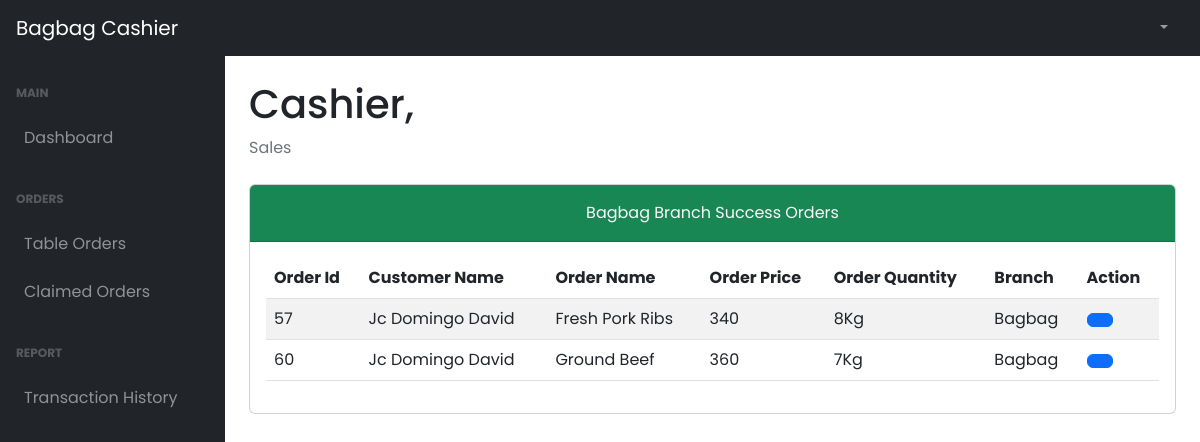
The app's page /cashier1/claimedOrders.php (signed in), older data.
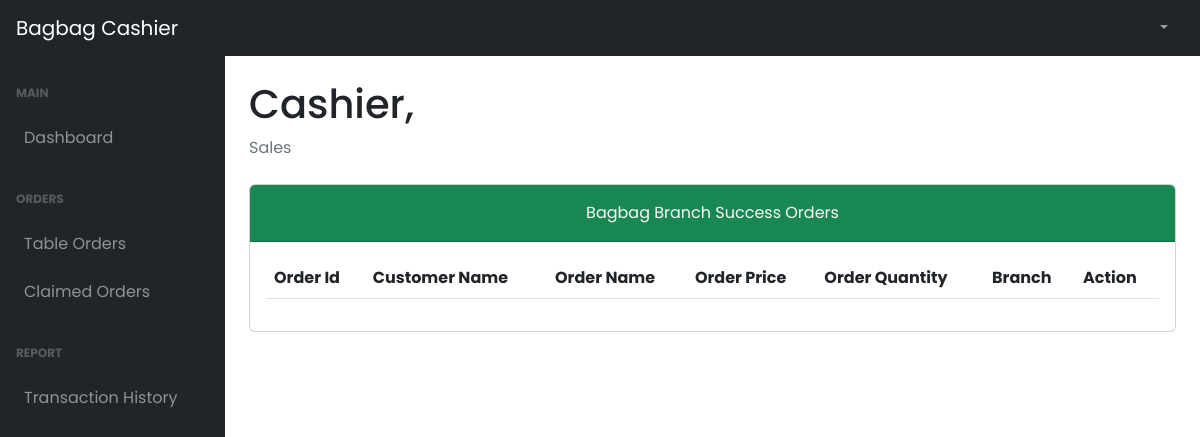
The same page, newer data.
### tables this page shows
CREATE TABLE `tbl_cart` (
  `item_id` int(11) NOT NULL,
  `prod_id` int(11) NOT NULL,
  `prod_qnty` float NOT NULL,
  `order_date` date DEFAULT NULL,
  `status_id` int(11) NOT NULL DEFAULT 1,
  `branch_id` int(11) NOT NULL,
  `account_id` int(11) NOT NULL
);

CREATE TABLE `tbl_products` (
  `prod_id` int(11) NOT NULL,
  `prod_name` varchar(255) NOT NULL,
  `prod_price` int(11) NOT NULL,
  `prod_type` int(11) NOT NULL,
  `prod_stocks` float NOT NULL,
  `prod_img` varchar(255) NOT NULL
);

CREATE TABLE `tbl_branch` (
  `branch_id` int(11) NOT NULL,
  `branch_name` varchar(255) NOT NULL
);

### cashier1/claimedOrders.php (the view, shortened to what this page needs)
<!DOCTYPE html>
<html lang="en">
<head>
  <link href="../plugins/dataTables.bootstrap5.min.css" rel="stylesheet" />
  <link href="../plugins/responsive.bootstrap5.min.css" rel="stylesheet" />
  <link href="../styles/bootstrap5-min.css" rel="stylesheet" />
  <link href="../styles/card-general.css" rel="stylesheet" />
</head>
<body class="sb-nav-fixed">
  <?php require_once("./navbar.php"); ?>
  <div id="layoutSidenav">
    <?php require_once("./sidebar.php"); ?>
    <div id="layoutSidenav_content">
      <main>
        <div class="container-fluid px-4">
          <h1 class="mt-4" id="full_name">Cashier,</h1>
          <ol class="breadcrumb mb-4">
            <li class="breadcrumb-item active">Sales</li>
          </ol>
          <div class="card mb-5">
            <div class="card-header bg-success pt-3">
              <div class="text-center">
                <p class="card-title text-light">Bagbag Branch Success Orders</p>
              </div>
            </div>
            <div class="card-body">
              <table id="residenceAccounts" class="table table-striped nowrap" style="width:100%">
                <thead>
                  <tr>
                    <th>Order Id</th>
                    <th>Customer Name</th>
                    <th>Order Name</th>
                    <th>Order Price</th>
                    <th>Order Quantity</th>
                    <th>Branch</th>
                    <th>Action</th>
                  </tr>
                </thead>
                <tbody>
                  <?php
                  $qnty_value = "";
                  $query = "SELECT tc.item_id, tc.account_id, tc.prod_id, tc.prod_qnty,
                            tp.prod_name, tp.prod_price,
                            CONCAT(ta.first_name, ' ', ta.middle_name, ' ', ta.last_name) as full_name,
                            ta.contact, ta.address, tb.branch_name
                            FROM tbl_cart tc
                            INNER JOIN tbl_products tp ON tp.prod_id = tc.prod_id
                            INNER JOIN tbl_branch tb ON tc.branch_id = tb.branch_id
                            INNER JOIN tbl_account_details ta ON ta.account_id = tc.account_id
                            WHERE tb.branch_id = 1 AND tc.status_id = 2;";
                  $stmt = $conn->prepare($query);
                  $stmt->execute();
                  $result = $stmt->get_result();
                  while ($data = $result->fetch_assoc()) {
                      switch ($data["prod_qnty"]) {
                        case "7":
                            $qnty_value = "7Kg";
                            break;
                        case "8":
                            $qnty_value = "8Kg";
                            break;
                    }
                  ?>
                  <tr>
                    <td><?php echo htmlspecialchars($data['item_id']); ?></td>
                    <td><?php echo htmlspecialchars($data['full_name']); ?></td>
                    <td><?php echo htmlspecialchars($data['prod_name']); ?></td>
                    <td><?php echo htmlspecialchars($data['prod_price']); ?></td>
                    <td><?php echo $qnty_value; ?></td>
                    <td><?php echo htmlspecialchars($data['branch_name']); ?></td>
                    <td>
                      <button type="button" class="btn btn-primary" id="<?php echo htmlspecialchars($data["item_id"]); ?>" data-bs-toggle="modal" data-bs-target="#residenceAccountDetails<?php echo htmlspecialchars($data["item_id"]); ?>" data-bs-whatever="@getbootstrap">
                      </button>
                    </td>
                  </tr>
                  <?php
                  }
                  ?>
                </tbody>
              </table>
            </div>
          </div>
        </div>
      </main>
    </div>
  </div>
  <link rel="stylesheet" href="../styles/dataTables.min.css">
</body>
</html>

Row changes from the older to the newer data that the page shows:
removed tbl_cart: item_id "57", full_name "Jc Domingo David", prod.prod_name "Fresh Pork Ribs", prod.prod_price "340", prod_qnty "8Kg", branch.branch_name "Bagbag"
removed tbl_cart: item_id "60", full_name "Jc Domingo David", prod.prod_name "Ground Beef", prod.prod_price "360", prod_qnty "7Kg", branch.branch_name "Bagbag"
